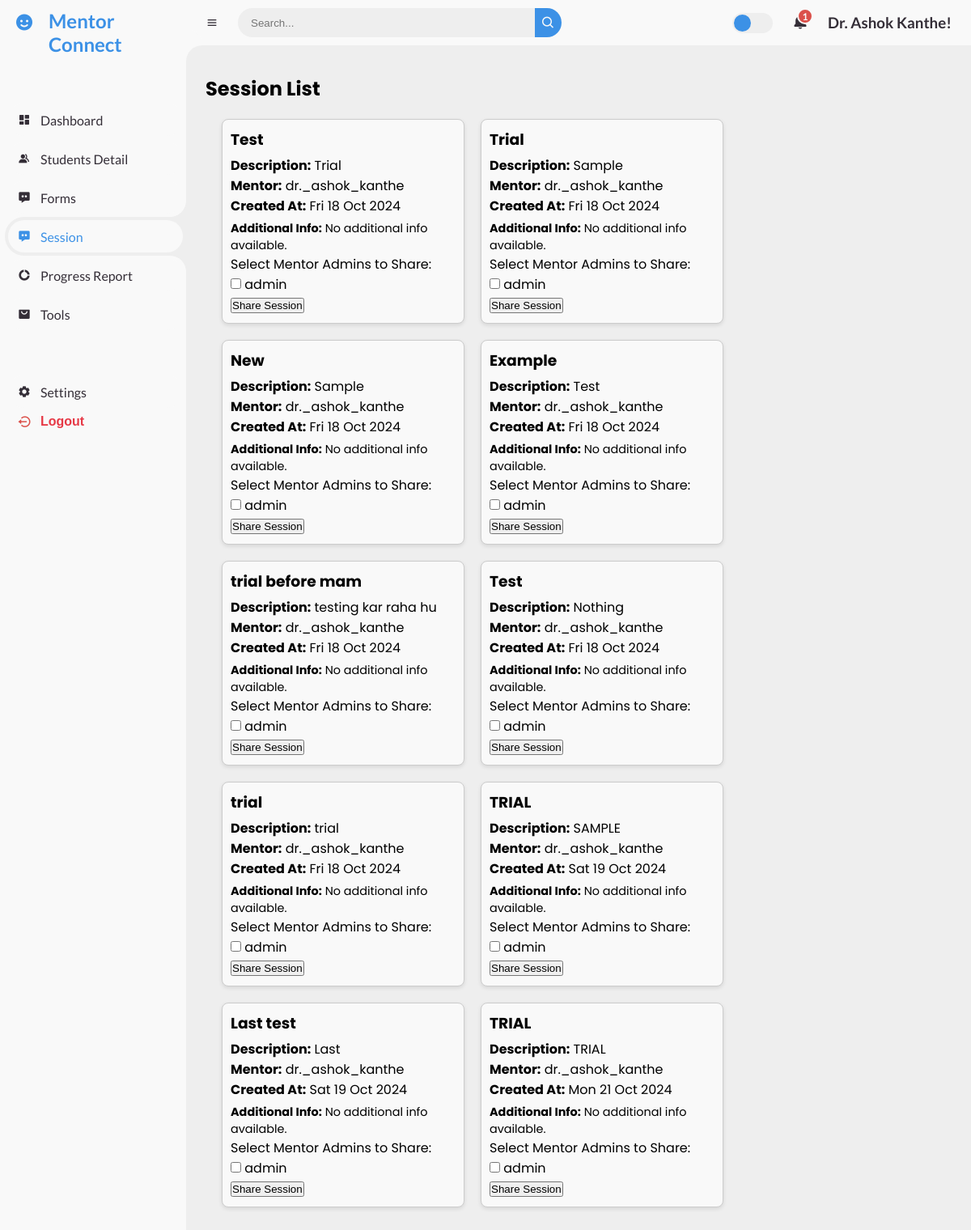
The page /sessions/ (signed in) on the database its author committed.
### mentor/models.py (models this page shows, shortened)
class Session(models.Model):
    student = models.ForeignKey('MentorshipData', on_delete=models.CASCADE)
    title = models.CharField(max_length=200)
    description = models.TextField()
    mentor = models.ForeignKey(User, on_delete=models.CASCADE, related_name="sessions")
    created_at = models.DateTimeField(auto_now_add=True)
    updated_at = models.DateTimeField(auto_now=True)
    additional_info = models.JSONField(default=dict)
    mentor_admins = models.ManyToManyField(MentorAdmin, related_name="shared_sessions", blank=True)
    objects = DynamicFieldsManager()
    def __init__(self, *args, **kwargs):
        super().__init__(*args, **kwargs)
        for key, value in self.additional_info.items():
            setattr(self, key, value)
    class Meta:
        indexes = [
            models.Index(fields=['mentor']),
            models.Index(fields=['created_at']),
        ]

### mentor_admin/models.py (models this page shows, shortened)
class MentorAdmin(models.Model):
    user = models.OneToOneField(User, on_delete=models.CASCADE)

### mentor/views.py (the view)
@login_required
def session_list(request):
    mentor = request.user
    sessions = Session.objects.filter(mentor=request.user)
    username = mentor.username
    readable_name = username.replace('_', ' ').title()
    students = MentorshipData.objects.filter(faculty_mentor=readable_name)
    available_mentor_admins = MentorAdmin.objects.all()
    return render(request, 'session_list.html', {
        'sessions': sessions,
        'available_mentor_admins': available_mentor_admins
    })

### mentor/templatetags/username_filters.py (called while the page is built)
@register.filter
def readable_username(value):
    return value.replace('_', ' ').title()

### templates/session_list.html (shortened to what this page needs)
{% extends 'base.html' %}
{% block content %}
<h2>Session List</h2>
<div class="session-container">
    {% for session in sessions %}
        <div class="session-card">
            <h3>{{ session.title }}</h3>
            <p><strong>Description:</strong> {{ session.description }}</p>
            <p><strong>Mentor:</strong> {{ session.mentor.username }}</p>
            <p><strong>Created At:</strong> {{ session.created_at|date:"D d M Y" }}</p>
            <div class="additional-info">
                <strong>Additional Info:</strong>
                {% if session.additional_info %}
                    {% for key, value in session.additional_info.items %}
                        <strong>{{ key }}:</strong> {{ value }}<br>
                    {% endfor %}
                {% else %}
                    <span>No additional info available.</span>
                {% endif %}
            </div>
            <form method="POST" action="{% url 'share_session_with_mentor_admin' session.id %}">
                <label for="mentor-admins">Select Mentor Admins to Share:</label><br>
                {% for mentor_admin in available_mentor_admins %}
                    <input type="checkbox" name="mentor_admins" value="{{ mentor_admin.id }}">
                    {{ mentor_admin.user.username }}<br>
                {% endfor %}
                <button type="submit">Share Session</button>
            </form>
        </div>
    {% empty %}
        <div class="no-sessions">No sessions available.</div>
    {% endfor %}
</div>
{% endblock %}

### templates/base.html (shortened to what this page needs)
{% load static %}
{% load username_filters %}
<!DOCTYPE html>
<html lang="en">
<head>
    <link rel="stylesheet" href="{% static 'CSS/mentor_dashboard.css' %}">
    <link href='https://unpkg.com/boxicons@2.0.9/css/boxicons.min.css' rel='stylesheet'>
</head>
<body class="{% block body_class %}{% endblock %}">
<section id="sidebar">
    <a href="#" class="brand">
        <i class='bx bxs-smile'></i>
        <span class="text">Mentor Connect</span>
    </a>
    <ul class="side-menu top">
        <li class="{% if request.path == '/dashboard/' %}active{% endif %}">
            <a href="/dashboard/">
                <i class='bx bxs-dashboard'></i>
                <span class="text">Dashboard</span>
            </a>
        </li>
        <li class="">
            <a href="/student_detail/">
                <i class='bx bxs-group'></i>
                <span class="text">Students Detail</span>
            </a>
        </li>
        <li class="{% if request.path == '/form_dashboard/' %}active{% endif %}">
            <a href="/form_dashboard/">
                <i class='bx bxs-message-dots'></i>
                <span class="text">Forms</span>
            </a>
        </li>
        <li class="{% if request.path == '/sessions/' %}active{% endif %}">
            <a href="/sessions/">
                <i class='bx bxs-message-dots'></i>
                <span class="text">Session</span>
            </a>
        </li>
        <li class="{% if '/progress_report/' in request.path or  '/remaining-forms/' in request.path or  '/main-forms-to-observe/' in request.path %}active{% endif %}">
            <a href="/progress_report/">
                <i class='bx bxs-doughnut-chart'></i>
                <span class="text">Progress Report</span>
            </a>
        </li>
        <li class="{% if request.path == '/tools/' %}active{% endif %}">
            <a href="/tools/">
                <i class='bx bxs-shopping-bag-alt'></i>
                <span class="text">Tools</span>
            </a>
        </li>
    </ul>
    <ul class="side-menu">
        <li class="{% if request.path == '/settings/' %}active{% endif %}">
            <a href="/settings/">
                <i class='bx bxs-cog'></i>
                <span class="text">Settings</span>
            </a>
        </li>
        <li>
            <form method="post" action="{% url 'logout' %}" style="display: inline;">
                <button type="submit" class="logout" style="background: none; border: none; color: inherit; cursor: pointer;">
                    <i class='bx bx-log-out-circle'></i>
                    <span class="text">Logout</span>
                </button>
            </form>
        </li>
    </ul>
</section>
    <section id="content">
        <nav >
            <i class='bx bx-menu'></i>
            <form action="#">
                <div class="form-input">
                    <input type="search" placeholder="Search...">
                    <button type="submit" class="search-btn"><i class='bx bx-search'></i></button>
                </div>
            </form>
            <label for="switch-mode" class="switch-mode"></label>
            <a href="#" class="notification">
                <span class="num">1</span>
            </a>
            <a href="#" class="profile">
                <h1>{{ user.username|readable_username }}!</h1>
            </a>
        </nav>
        <main>
            {% block content %}
            {% endblock %}
        </main>
</body>
</html>

### static/CSS/mentor_dashboard.css (style rules this page uses)
* { margin: 0; padding: 0; box-sizing: border-box; }
a { text-decoration: none; }
li { list-style: none; }
:root { --poppins: "Poppins", sans-serif; --lato: "Lato", sans-serif; --light: #f9f9f9; --blue: #3c91e6; --light-blue: #cfe8ff; --grey: #eee; --dark-grey: #aaaaaa; --dark: #342e37; --red: #db504a; --yellow: #ffce26; --light-yellow: #fff2c6; --orange: #fd7238; --light-orange: #ffe0d3; }
html { overflow-x: hidden; }
body { background: var(--grey); overflow-x: hidden; }
#sidebar { position: fixed; top: 0; left: 0; width: 230px; height: 100%; background: var(--light); z-index: 2000; font-family: var(--lato); transition: 0.3s ease; overflow-x: hidden; scrollbar-width: none; }
#sidebar .brand { font-size: 24px; font-weight: 700; height: 56px; display: flex; align-items: center; color: var(--blue); position: sticky; top: 0; left: 0; background: var(--light); z-index: 500; padding-bottom: 20px; box-sizing: content-box; }
#sidebar .brand .bx { min-width: 60px; display: flex; justify-content: center; }
#sidebar .brand .text { padding-top: 10%; }
#sidebar .side-menu { width: 100%; margin-top: 48px; }
#sidebar .side-menu li { height: 48px; background: transparent; margin-left: 6px; border-radius: 48px 0 0 48px; padding: 4px; }
#sidebar .side-menu li.active { background: var(--grey); position: relative; }
#sidebar .side-menu li.active::before { content: ""; position: absolute; width: 40px; height: 40px; border-radius: 50%; top: -40px; right: 0; box-shadow: 20px 20px 0 var(--grey); z-index: -1; }
#sidebar .side-menu li.active::after { content: ""; position: absolute; width: 40px; height: 40px; border-radius: 50%; bottom: -40px; right: 0; box-shadow: 20px -20px 0 var(--grey); z-index: -1; }
#sidebar .side-menu li a { width: 100%; height: 100%; background: var(--light); display: flex; align-items: center; border-radius: 48px; font-size: 16px; color: var(--dark); white-space: nowrap; overflow-x: hidden; }
#sidebar .side-menu.top li.active a { color: var(--blue); }
#sidebar .side-menu li a .bx { min-width: calc(60px - ((4px + 6px) * 2)); display: flex; justify-content: center; }
#content { position: relative; width: calc(100% - 230px); left: 230px; transition: 0.3s ease; }
#content nav { height: 56px; background: var(--light); padding: 0 24px; display: flex; align-items: center; grid-gap: 24px; font-family: var(--lato); position: sticky; top: 0; left: 0; z-index: 1000; }
#content nav::before { content: ""; position: absolute; width: 40px; height: 40px; bottom: -40px; left: 0; border-radius: 50%; box-shadow: -20px -20px 0 var(--light); }
#content nav a { color: var(--dark); }
#content nav .bx.bx-menu { cursor: pointer; color: var(--dark); }
#content nav form { max-width: 400px; width: 100%; margin-right: auto; }
#content nav form .form-input { display: flex; align-items: center; height: 36px; }
#content nav form .form-input input { flex-grow: 1; padding: 0 16px; height: 100%; border: none; background: var(--grey); border-radius: 36px 0 0 36px; outline: none; width: 100%; color: var(--dark); }
#content nav form .form-input button { width: 36px; height: 100%; display: flex; justify-content: center; align-items: center; background: var(--blue); color: var(--light); font-size: 18px; border: none; outline: none; border-radius: 0 36px 36px 0; cursor: pointer; }
#content nav .notification { font-size: 20px; position: relative; }
#content nav .notification .num { position: absolute; top: -6px; right: -6px; width: 20px; height: 20px; border-radius: 50%; border: 2px solid var(--light); background: var(--red); color: var(--light); font-weight: 700; font-size: 12px; display: flex; justify-content: center; align-items: center; }
#content nav .switch-mode { display: block; min-width: 50px; height: 25px; border-radius: 25px; background: var(--grey); cursor: pointer; position: relative; }
#content nav .switch-mode::before { content: ""; position: absolute; top: 2px; left: 2px; bottom: 2px; width: calc(25px - 4px); background: var(--blue); border-radius: 50%; transition: all 0.3s ease; }
#content main { width: 100%; padding: 36px 24px; font-family: var(--poppins); max-height: calc(100vh - 56px); overflow-y: auto; }
.logout { display: flex; align-items: center; color: #e63946; }
.logout i { min-width: calc(60px - ((4px + 6px) * 2)); display: flex; justify-content: center; color: var(--red); font-size: 18px; }
.logout span { font-size: 16px; color: #e63946; font-weight: bold; }
ul { list-style-type: none; padding: 0; margin: 0; }

### rows shown on the page
Session: title "Test", description "Trial", mentor.username "dr._ashok_kanthe", created_at "Fri 18 Oct 2024", additional_info "No additional info available."
MentorAdmin: user.username "admin"
Session: title "Trial", description "Sample", mentor.username "dr._ashok_kanthe", created_at "Fri 18 Oct 2024", additional_info "No additional info available."
Session: title "New", description "Sample", mentor.username "dr._ashok_kanthe", created_at "Fri 18 Oct 2024", additional_info "No additional info available."
Session: title "Example", description "Test", mentor.username "dr._ashok_kanthe", created_at "Fri 18 Oct 2024", additional_info "No additional info available."
Session: title "trial before mam", description "testing kar raha hu", mentor.username "dr._ashok_kanthe", created_at "Fri 18 Oct 2024", additional_info "No additional info available."
Session: title "Test", description "Nothing", mentor.username "dr._ashok_kanthe", created_at "Fri 18 Oct 2024", additional_info "No additional info available."
Session: title "trial", description "trial", mentor.username "dr._ashok_kanthe", created_at "Fri 18 Oct 2024", additional_info "No additional info available."
Session: title "TRIAL", description "SAMPLE", mentor.username "dr._ashok_kanthe", created_at "Sat 19 Oct 2024", additional_info "No additional info available."
Session: title "Last test", description "Last", mentor.username "dr._ashok_kanthe", created_at "Sat 19 Oct 2024", additional_info "No additional info available."
Session: title "TRIAL", description "TRIAL", mentor.username "dr._ashok_kanthe", created_at "Mon 21 Oct 2024", additional_info "No additional info available."

### other values the page prints
{{ user.username|readable_username }} "Dr. Ashok Kanthe"
